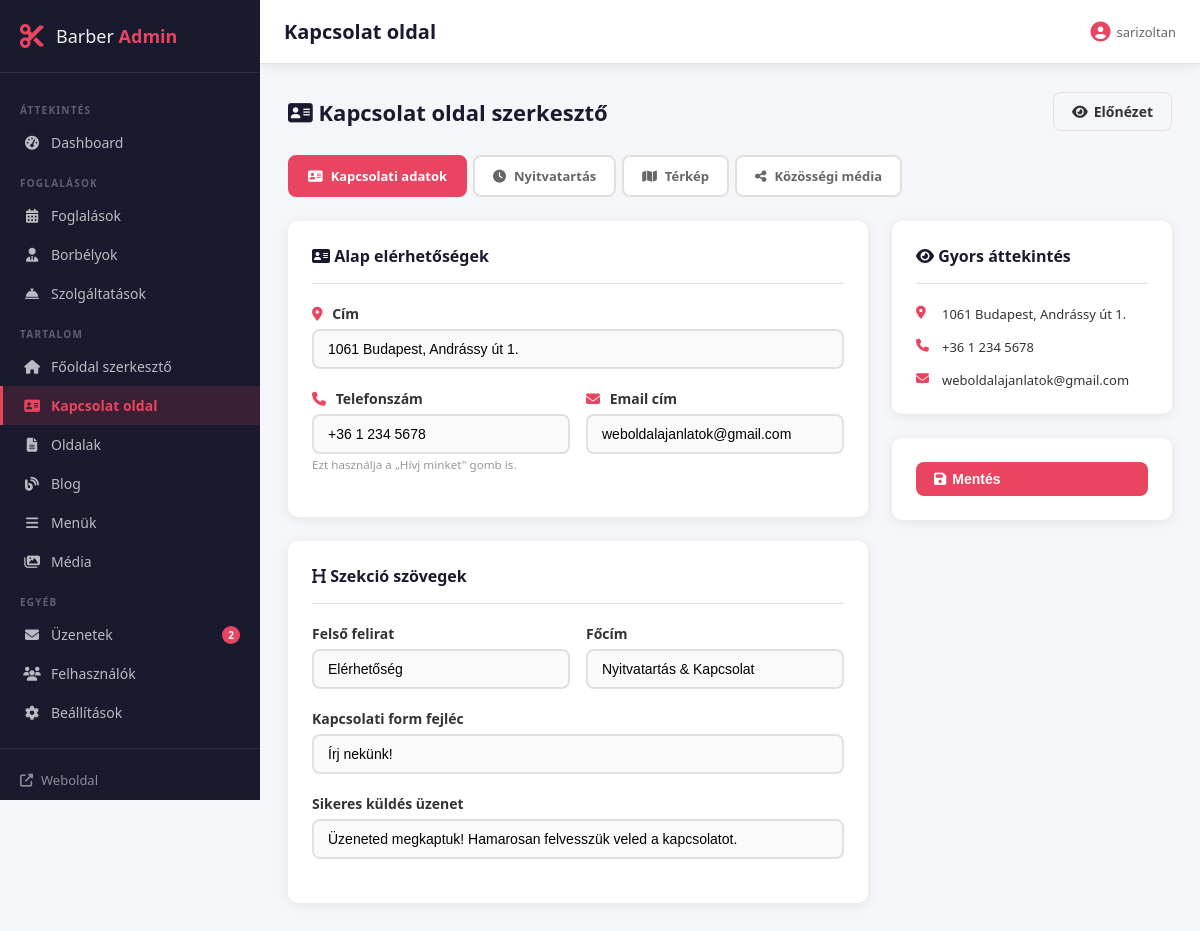
Screenshot of /admin/contact.php (signed in) with the database file from the repository.
### tables this page shows
CREATE TABLE `settings` (
  `setting_key` varchar(100) NOT NULL,
  `setting_value` text DEFAULT NULL
);

### includes/functions.php (called while the page is built, shortened)
<?php
function get_setting(string $key, string $default = ''): string {
    global $pdo;
    static $cache = [];
    if (array_key_exists($key, $cache)) return $cache[$key];
    $stmt = $pdo->prepare("SELECT setting_value FROM settings WHERE setting_key = ? LIMIT 1");
    $stmt->execute([$key]);
    $val = $stmt->fetchColumn();
    $cache[$key] = ($val !== false) ? $val : $default;
    return $cache[$key];
}
function e(?string $str): string {
    return htmlspecialchars((string)($str ?? ''), ENT_QUOTES, 'UTF-8');
}

### admin/contact.php (the view, shortened to what this page needs)
<?php
require_once '../includes/db.php';
require_once '../includes/functions.php';
$active_tab   = $_GET['tab'] ?? 'contact';
function cs(string $key, string $default = ''): string {
    return get_setting($key, $default);
}
$tabs = [
    'contact' => ['icon' => 'fas fa-address-card', 'label' => 'Kapcsolati adatok'],
    'hours'   => ['icon' => 'fas fa-clock',        'label' => 'Nyitvatartás'],
    'map'     => ['icon' => 'fas fa-map',           'label' => 'Térkép'],
    'social'  => ['icon' => 'fas fa-share-alt',     'label' => 'Közösségi média'],
];
require_once 'partials/header.php';
?>
<div class="page-header">
    <h2><i class="fas fa-address-card"></i> Kapcsolat oldal szerkesztő</h2>
    <a href="<?= BASE_URL ?>/#contact" target="_blank" class="btn btn-secondary">
        <i class="fas fa-eye"></i> Előnézet
    </a>
</div>
<div class="homepage-tabs">
    <?php foreach ($tabs as $tab_key => $tab): ?>
    <a href="contact.php?tab=<?= $tab_key ?>"
       class="homepage-tab <?= $active_tab === $tab_key ? 'active' : '' ?>">
        <i class="<?= $tab['icon'] ?>"></i>
        <span><?= $tab['label'] ?></span>
    </a>
    <?php endforeach; ?>
</div>
<form method="POST" action="contact.php?tab=<?= $active_tab ?>"
      enctype="multipart/form-data" id="contactEditorForm">
    <?php if ($active_tab === 'contact'): ?>
    <div class="hp-editor-layout">
        <div class="hp-editor-main">
            <div class="card">
                <div class="card-header">
                    <h3><i class="fas fa-address-card"></i> Alap elérhetőségek</h3>
                </div>
                <div class="form-group">
                    <label><i class="fas fa-map-marker-alt" style="color:var(--accent);"></i> Cím</label>
                    <input type="text" name="site_address"
                           value="<?= e(cs('site_address')) ?>"
                           placeholder="pl. 1234 Budapest, Példa utca 1.">
                </div>
                <div class="form-row">
                    <div class="form-group">
                        <label><i class="fas fa-phone" style="color:var(--accent);"></i> Telefonszám</label>
                        <input type="text" name="site_phone"
                               value="<?= e(cs('site_phone')) ?>"
                               placeholder="pl. +36 30 123 4567">
                        <small style="color:var(--text-muted);">Ezt használja a „Hívj minket" gomb is.</small>
                    </div>
                    <div class="form-group">
                        <label><i class="fas fa-envelope" style="color:var(--accent);"></i> Email cím</label>
                        <input type="email" name="site_email"
                               value="<?= e(cs('site_email')) ?>"
                               placeholder="pl. info@barbershop.hu">
                    </div>
                </div>
            </div>
            <div class="card">
                <div class="card-header">
                    <h3><i class="fas fa-heading"></i> Szekció szövegek</h3>
                </div>
                <div class="form-row">
                    <div class="form-group">
                        <label>Felső felirat</label>
                        <input type="text" name="contact_label"
                               value="<?= e(cs('contact_label','Elérhetőség')) ?>"
                               placeholder="pl. Elérhetőség">
                    </div>
                    <div class="form-group">
                        <label>Főcím</label>
                        <input type="text" name="contact_title"
                               value="<?= e(cs('contact_title','Nyitvatartás & Kapcsolat')) ?>"
                               placeholder="pl. Nyitvatartás & Kapcsolat">
                    </div>
                </div>
                <div class="form-group">
                    <label>Kapcsolati form fejléc</label>
                    <input type="text" name="contact_form_title"
                           value="<?= e(cs('contact_form_title','Írj nekünk!')) ?>"
                           placeholder="pl. Írj nekünk!">
                </div>
                <div class="form-group">
                    <label>Sikeres küldés üzenet</label>
                    <input type="text" name="contact_success_msg"
                           value="<?= e(cs('contact_success_msg','Üzeneted megkaptuk! Hamarosan felvesszük veled a kapcsolatot.')) ?>">
                </div>
            </div>
        </div>
        <div class="hp-editor-sidebar">
            <div class="card">
                <div class="card-header"><h3><i class="fas fa-eye"></i> Gyors áttekintés</h3></div>
                <div class="contact-quick-preview">
                    <div class="cqp-row">
                        <i class="fas fa-map-marker-alt"></i>
                        <span><?= cs('site_address') ?: '<em style="color:#ccc;">Nincs megadva</em>' ?></span>
                    </div>
                    <div class="cqp-row">
                        <i class="fas fa-phone"></i>
                        <span><?= cs('site_phone') ?: '<em style="color:#ccc;">Nincs megadva</em>' ?></span>
                    </div>
                    <div class="cqp-row">
                        <i class="fas fa-envelope"></i>
                        <span><?= cs('site_email') ?: '<em style="color:#ccc;">Nincs megadva</em>' ?></span>
                    </div>
                </div>
            </div>
            <div class="card">
                <button type="submit" class="btn btn-primary" style="width:100%;">
                    <i class="fas fa-save"></i> Mentés
                </button>
            </div>
        </div>
    </div>
    <?php endif; ?>
</form>
<?php require_once 'partials/footer.php'; ?>

### admin/assets/css/admin.css (style rules this page uses)
*, *::before, *::after { box-sizing: border-box; margin: 0; padding: 0; }
:root { --sidebar-w: 260px; --topbar-h: 64px; --primary: #1a1a2e; --primary-light: #16213e; --accent: #e94560; --accent-hover: #c73652; --text: #333; --text-light: #666; --text-muted: #999; --bg: #f4f6f9; --white: #fff; --border: #e0e0e0; --radius: 10px; --shadow: 0 2px 12px rgba(0,0,0,.08); --shadow-lg: 0 8px 32px rgba(0,0,0,.12); --blue: #3b82f6; --green: #10b981; --orange: #f59e0b; --red: #ef4444; --purple: #8b5cf6; --teal: #14b8a6; --transition: .2s ease; }
body { font-family: 'Segoe UI', system-ui, sans-serif; font-size: 14px; color: var(--text); background: var(--bg); }
.form-group { margin-bottom: 20px; }
.form-group label { display: block; font-weight: 600; margin-bottom: 6px; color: var(--text); }
.form-group label i { margin-right: 6px; color: var(--accent); }
.form-group input, .form-group select, .form-group textarea { width: 100%; padding: 10px 14px; border: 2px solid var(--border); border-radius: 8px; font-size: 14px; transition: border-color var(--transition); outline: none; background: #fafafa; }
.form-row { display: grid; grid-template-columns: 1fr 1fr; gap: 16px; }
.btn, .btn-primary { display: inline-flex; align-items: center; gap: 6px; padding: 9px 18px; border-radius: 8px; border: none; font-size: 14px; font-weight: 600; cursor: pointer; transition: all var(--transition); text-decoration: none; }
.btn-primary { background: var(--accent); color: var(--white); }
.btn-secondary { background: var(--bg); color: var(--text); border: 1px solid var(--border); }
.admin-body { display: flex; min-height: 100vh; }
.page-header { display: flex; align-items: center; justify-content: space-between; margin-bottom: 24px; }
.page-header h2 { font-size: 22px; font-weight: 700; color: var(--primary); }
.card { background: var(--white); border-radius: var(--radius); box-shadow: var(--shadow); padding: 24px; margin-bottom: 24px; }
.card-header { border-bottom: 1px solid var(--border); padding-bottom: 16px; margin-bottom: 20px; }
.card-header h3 { font-size: 16px; font-weight: 700; color: var(--primary); }

### admin/contact.php (style rules this page uses)
.homepage-tabs { display:flex; gap:6px; flex-wrap:wrap; margin-bottom:24px; }
.homepage-tab { display:flex; align-items:center; gap:8px; padding:10px 18px; border-radius:8px; border:2px solid var(--border); background:var(--white); color:var(--text-light); text-decoration:none; font-size:13px; font-weight:600; transition:all .2s; }
.homepage-tab.active { background:var(--accent); border-color:var(--accent); color:#fff; }
.hp-editor-layout { display:grid; grid-template-columns:1fr 280px; gap:24px; align-items:start; }
.contact-quick-preview { display:flex; flex-direction:column; gap:12px; }
.cqp-row { display:flex; gap:10px; align-items:flex-start; font-size:13px; }
.cqp-row i { color:var(--accent); width:16px; flex-shrink:0; margin-top:2px; }
.cqp-row span { color:var(--text); line-height:1.6; }

### rows the page displays
settings: site_address "1061 Budapest, Andrássy út 1."
settings: site_phone "+36 1 234 5678"
settings: site_email "weboldalajanlatok@gmail.com"
settings: contact_label "Elérhetőség"
settings: contact_title "Nyitvatartás & Kapcsolat"

### other values shown
$new_msg "2"
$page_title "Kapcsolat oldal"
current_admin()['name'] "sarizoltan"
$tab['label'] "Kapcsolati adatok"
$tab['label'] "Nyitvatartás"
$tab['label'] "Térkép"
$tab['label'] "Közösségi média"
cs('site_address') ?: '<em style="color:#ccc;">Nincs megadva</em>' "1061 Budapest, Andrássy út 1."
cs('site_phone') ?: '<em style="color:#ccc;">Nincs megadva</em>' "+36 1 234 5678"
cs('site_email') ?: '<em style="color:#ccc;">Nincs megadva</em>' "weboldalajanlatok@gmail.com"
